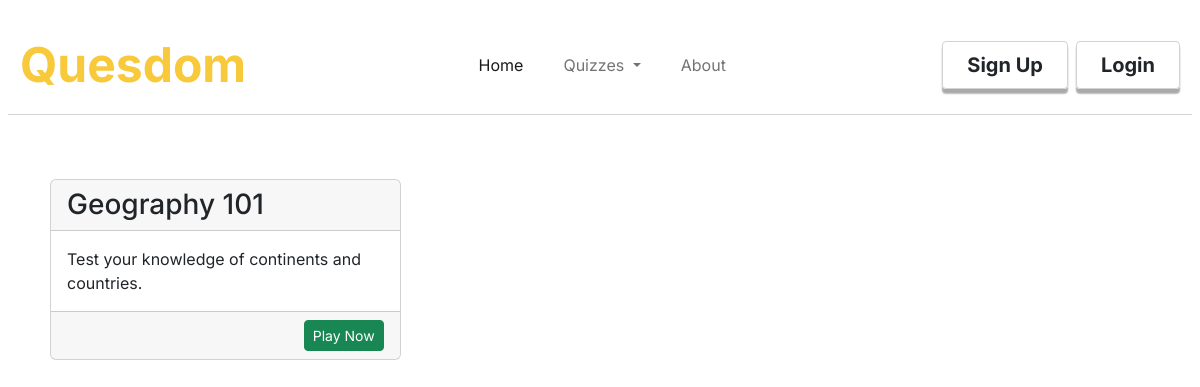
The app's page /allquizzes with its own data.
### quesdom/models.py (models this page shows, shortened)
class Quizzes(db.Model):
    id = db.Column(db.Integer, primary_key = True)
    quiz_title = db.Column(db.String(30), nullable= False)
    quiz_description = db.Column(db.String(200), nullable=False)
    quiz_category = db.Column(db.String(20), nullable=False)
    quiz_difficulty = db.Column(db.String(10), nullable=False)
    date_created = db.Column(db.DateTime, nullable=False, default=datetime.utcnow)
    questions = db.relationship('Questions',backref='contains',cascade="all, delete-orphan",lazy=True)

### quesdom/routes.py (the view)
@app.route('/allquizzes')
def allquizzes():
    quizzes_with_questions = []
    for question in Questions.query.all():
        if not question.id in quizzes_with_questions:
            quizzes_with_questions.append(question.quiz_id)
    return render_template('allquizzes.html',title='All Quizzes',quizzes=Quizzes.query.filter(Quizzes.id.in_(quizzes_with_questions)))

### quesdom/templates/allquizzes.html
{%extends "layout.html"%}
{%block content%}
<div class="content-section row p-2 pt-md-5">
    {%for quiz in quizzes%}
        <div class="col-10 col-sm-5 col-md-4 my-3">
            <div class="card">
                <div class="card-header h3">
                    {{quiz.quiz_title}}
                </div>
                <div class="card-body">
                    {{quiz.quiz_description}}
                </div>
                <div class="card-footer text-end">
                    <a class="btn btn-success btn-sm" href="#">Play Now</a>
                </div>
            </div>
        </div>
    {%endfor%}
</div>
{%endblock%}

### quesdom/static/styles.css (style rules this page uses)
:root { --main-color: rgb(248,201,59); }

### records on screen
Quizzes: quiz_title "Geography 101", quiz_description "Test your knowledge of continents and countries."
